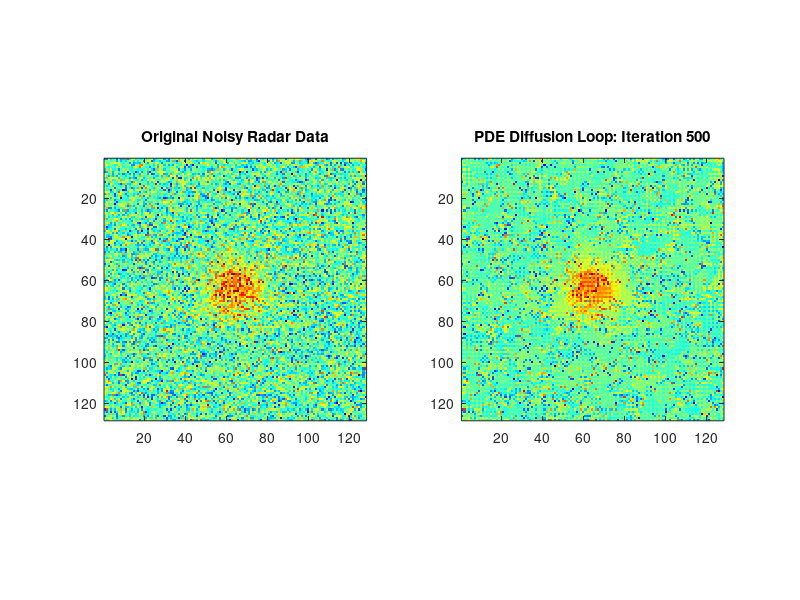

MATLAB code to generate this figure:
%% 2.D Anisotropic Diffusion for Radar Imaging
% Carlos Ceballos - ECE PDE Project
clear; clc; close all;

%% 1. Setup Synthetic Radar Image
N = 128;
[X, Y] = meshgrid(1:N, 1:N);
% Create a "Target" (Gaussian Blob)
target = 1.0 * exp(-((X-64).^2 + (Y-64).^2) / (2*10^2));
% Add heavy noise
noise_lvl = 0.4;
u0 = target + noise_lvl * randn(N, N);
u = u0; % Initial state

%% 2. PDE Parameters
dt = 0.1;       % Time step
K = 0.15;       % Edge sensitivity (the "k" parameter)
lambda = 0.1;   % Fidelity weight
iterations = 500;

figure('Color', 'w', 'Position', [100, 100, 900, 400]);

%% 3. The PDE Evolution Loop
for t = 1:iterations
    % Compute Gradients (Central Differences)
    [ux, uy] = gradient(u);
    grad_mag = sqrt(ux.^2 + uy.^2);
    
    % Compute Edge-Stopping Function c(|\nabla u|)
    c = exp(-(grad_mag/K).^2);
    
    % Compute the Flux: J = c * \nabla u
    Jx = c .* ux;
    Jy = c .* uy;
    
    % Compute Divergence: div(J)
    [Jxx, ~] = gradient(Jx);
    [~, Jyy] = gradient(Jy);
    divergence_term = Jxx + Jyy;
    
    % Update Rule: u_next = u + dt * (div(c*grad(u)) - lambda*(u - u0))
    u = u + dt * (divergence_term - lambda * (u - u0));
    
    % --- Visualizing the PDE in Action ---
    if mod(t, 5) == 0 || t == 1
        subplot(1,2,1); imagesc(u0); colormap jet; axis image;
        title('Original Noisy Radar Data');
        
        subplot(1,2,2); imagesc(u); colormap jet; axis image;
        title(['PDE Diffusion Loop: Iteration ', num2str(t)]);
        drawnow; % Forces MATLAB to update the figure
    end
end

fprintf('PDE Evolution Complete.\n');
